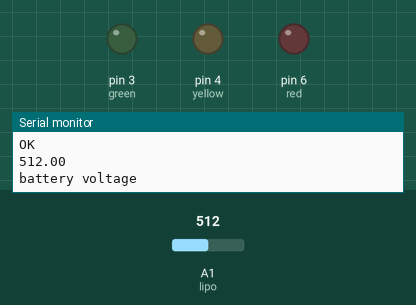
This sketch was run on a simulated Arduino Uno, built with avr-gcc and run on an emulated ATmega328P. On the bench: output pins drawn as LEDs (lit = HIGH), the last lines printed to the serial monitor. The inputs (shaded band) are chosen by the test bench; at power-on: A1 (lipo) = 512. The modem accepts every AT command (registered, SIM ready, sends succeed) and sends nothing else.

Above: at 6.2 s.
6.3 s: A1 (lipo) set to 889
At 10.8 s:
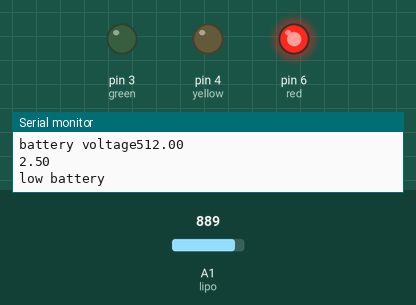
17.2 s: A1 (lipo) set to 918
At 18.4 s:
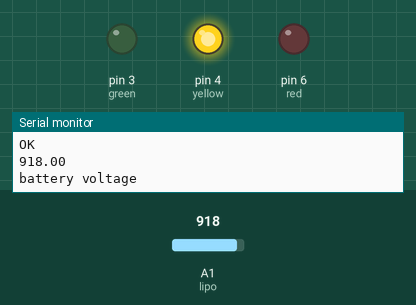
18.7 s: A1 (lipo) set to 983
29.6 s: A1 (lipo) set to 1014
At 30.7 s:
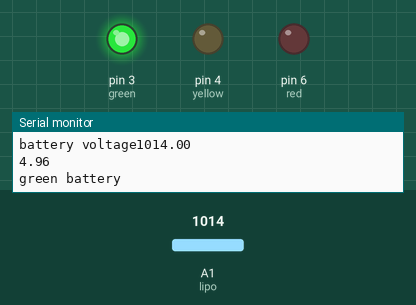
31.1 s: A1 (lipo) set to 959
42.0 s: A1 (lipo) set to 933
At 42.6 s:
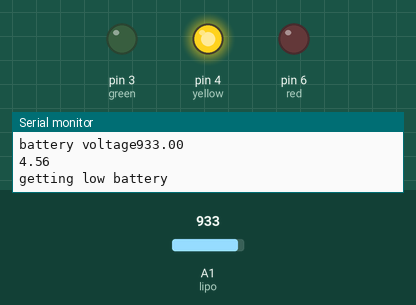
Timing chart, 0 to 44.5 s (numbered marks = the images above; inputs shaded):
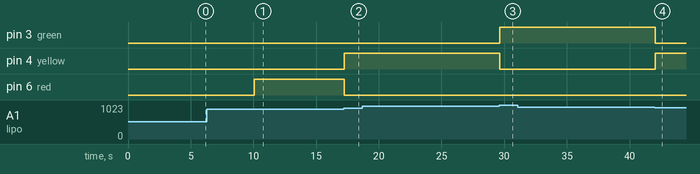

The sketch:

lipo_test_1.ino
```cpp
#include <SoftwareSerial.h>
//#include <string.h>
#define TIMEOUT 5000//mS
SoftwareSerial mySerial(7,8);//Rx,Tx
#define red 6
#define yellow 4
#define green 3
#define lipo A1
float lipoV=0;
float v=0;
void setup()
{
  pinMode (red,OUTPUT);
  pinMode(yellow,OUTPUT);
  pinMode(green,OUTPUT);
  pinMode(lipo,INPUT);
  Serial.begin(9600);
  mySerial.begin(9600);
  SendCommand("AT+RST","Ready");
  delay(5000);
  SendCommand("AT+CWMODE=1","OK");
  SendCommand("AT+CIFSR","OK");
  SendCommand("AT+CIPMUX=1","OK");
  SendCommand("AT+CIPSERVER=1,80","OK");
  mySerial.setTimeout(5000);
  }
void loop()
{

lipoV=analogRead(lipo);
Serial.println(lipoV);
Serial.print("battery voltage");
v = (lipoV * 5)/1023;

String IncomingString="";
boolean StringReady = false;
while (mySerial.available())
{
  IncomingString=mySerial.readString();
  boolean StringReady=true;
  }
  if(StringReady)
  {
    Serial.println("Received String: " + IncomingString);
    }
    if(lipoV<850)
    {
      digitalWrite(red,HIGH);
      digitalWrite(yellow,LOW);
      digitalWrite(green,LOW);
      Serial.println(lipoV);
      Serial.println(v);
      Serial.println("low battery");
      mySerial.println("AT+CIPSEND=0,33");
      mySerial.println("<h1>Low Battery locate for EVCS ASAP.!</h1>");
      delay(1000);
      SendCommand("AT+CIPCLOSE=0","OK");
    }
    if(lipoV>900 && lipoV<950)
    {
      digitalWrite(red,LOW);
      digitalWrite(yellow,HIGH);
      digitalWrite(green,LOW);
      Serial.println(lipoV);
      Serial.println(v);
      Serial.println("getting low battery");
      mySerial.println("AT+CIPSEND=0,35");
      mySerial.println("<h1>Getting Low Battery locate for EVCS.!</h1>");
      delay(1000);
      SendCommand("AT+CIPCLOSE=0","OK");
    }
      if(lipoV>1000)
      {
        digitalWrite(red,LOW);
        digitalWrite(yellow,LOW);
        digitalWrite(green,HIGH);
        Serial.println(lipoV);
        Serial.println(v);
        Serial.println("green battery");
        mySerial.println("AT+CIPSEND=0,23");
        mySerial.println("<h1> Good Battery its green.!</h1>");
        delay(1000);
        SendCommand("AT+CIPCLOSE=0","OK");
      }
}


  boolean SendCommand(String cmd, String ack)
{
  mySerial.println(cmd);
  if (!echoFind(ack))
  return true;
}
 boolean echoFind(String keyword)
{
  byte current_char = 0;
  byte keyword_length = keyword.length();
  long deadline= millis()+ TIMEOUT;
  while(millis()< deadline)
  {
    if (mySerial.available())
    {
      char ch = mySerial.read();
      Serial.write(ch);
      if ((ch== keyword[current_char]) && (++current_char== keyword_length))
      {
        Serial.println();
        return true;
      }
    }
  }
  return false;
}
```

Measured:
- the behaviour switches between 900 and 901 on A1 (lipo) (found by bisection; images 1 and 2)
- the behaviour switches between 1000 and 1001 on A1 (lipo) (found by bisection; images 2 and 3)
- the behaviour switches between 950 and 949 on A1 (lipo) (found by bisection; images 3 and 4)
- after the input at 17.2 s, pin 4 (yellow): LOW → HIGH at once; pin 6 (red): HIGH → LOW at once
- after the input at 29.6 s, pin 3 (green): LOW → HIGH after 0.05 s; pin 4 (yellow): HIGH → LOW after 0.05 s
- after the input at 42.0 s, pin 3 (green): HIGH → LOW after 0.05 s; pin 4 (yellow): LOW → HIGH after 0.05 s
